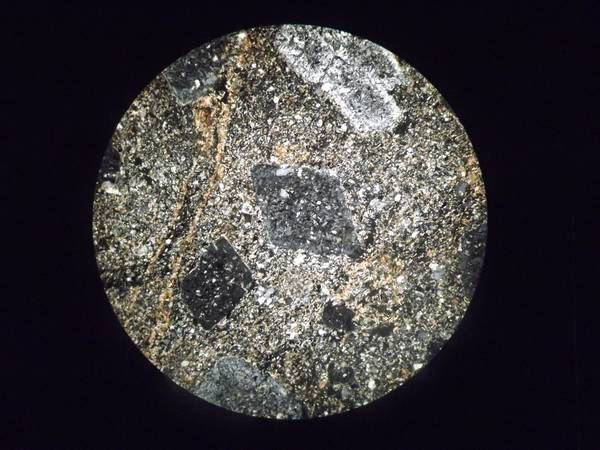
#> input picture filter_task/7687.jpg, 600 x 450 px
$ jupyter execute radiography_filter.ipynb
#> lines starting #> are read from the running program, lines starting #| are printed output that depends on the picture
[cell 1]
import cv2 as cv
import matplotlib.pyplot as plt
import numpy as np

[cell 2]
img = cv.imread('7687.jpg', cv.IMREAD_COLOR)
#> img is the input picture: shape (450, 600, 3); mean B, G, R 60.8, 58.5, 61.4

[cell 3]
plt.imshow(img)

[cell 4]
#Сделаем преобразование в градации серого
gray_img = img.copy()
gray_img = cv.cvtColor(gray_img, cv.COLOR_BGR2GRAY)
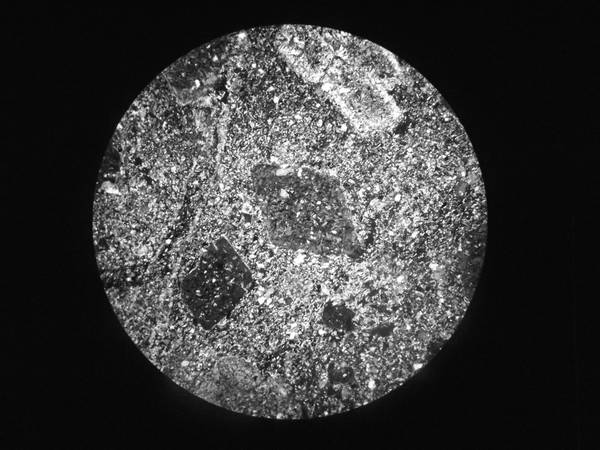
#> gray_img: shape (450, 600); min 0, max 255, mean 59.6

[cell 5]
plt.imshow(gray_img)

[cell 6]
#Попробуем сделать фильтр наподобие рентгена - чтобы мы могли обособить минералы
blurred = cv.GaussianBlur(gray_img, (3, 3), 0)
sharp = cv.addWeighted(gray_img, 1.2, blurred, -0.9 , 0)
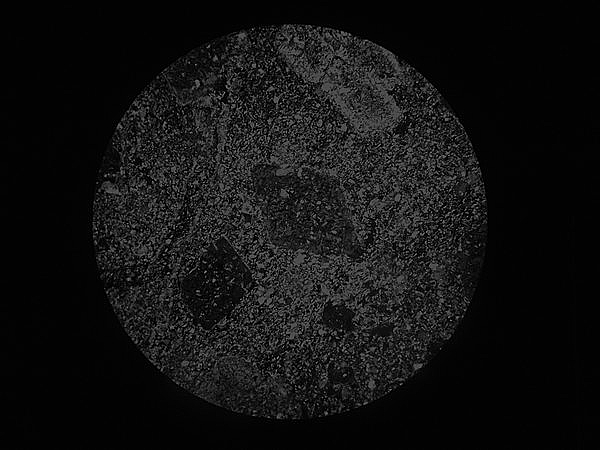
#> sharp: shape (450, 600); min 0, max 164, mean 18.3
plt.imshow(sharp)

[cell 7]
#Поиграемся со значениями, чтобы добиться желаемого эффекта
blurred_2 = cv.GaussianBlur(gray_img, (9, 9), 10)
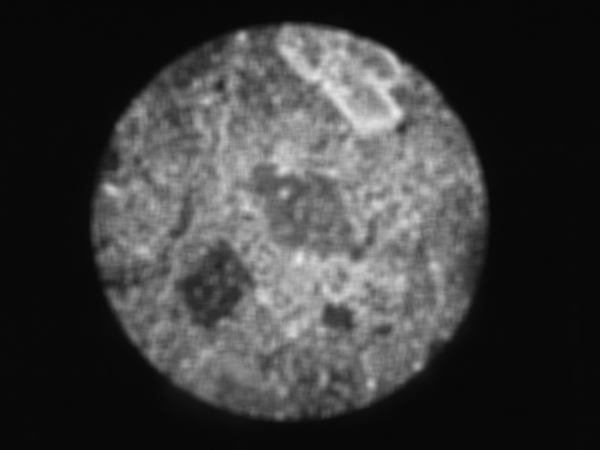
#> blurred_2: shape (450, 600); min 6, max 235, mean 59.6
sharp_2 = cv.addWeighted(gray_img, 1.8, blurred_2, -0.9, 0)
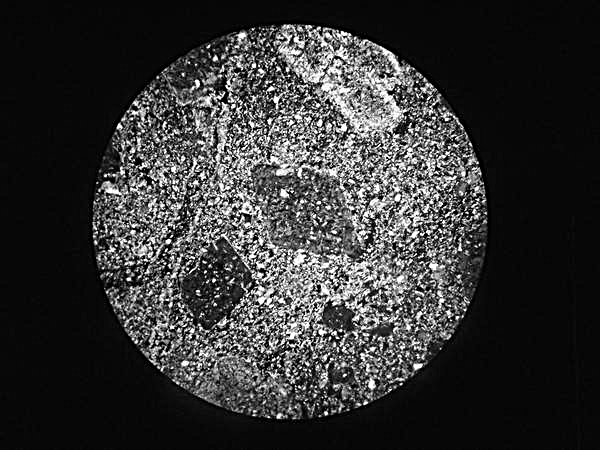
#> sharp_2: shape (450, 600); min 0, max 255, mean 53.3
plt.imshow(sharp_2)
